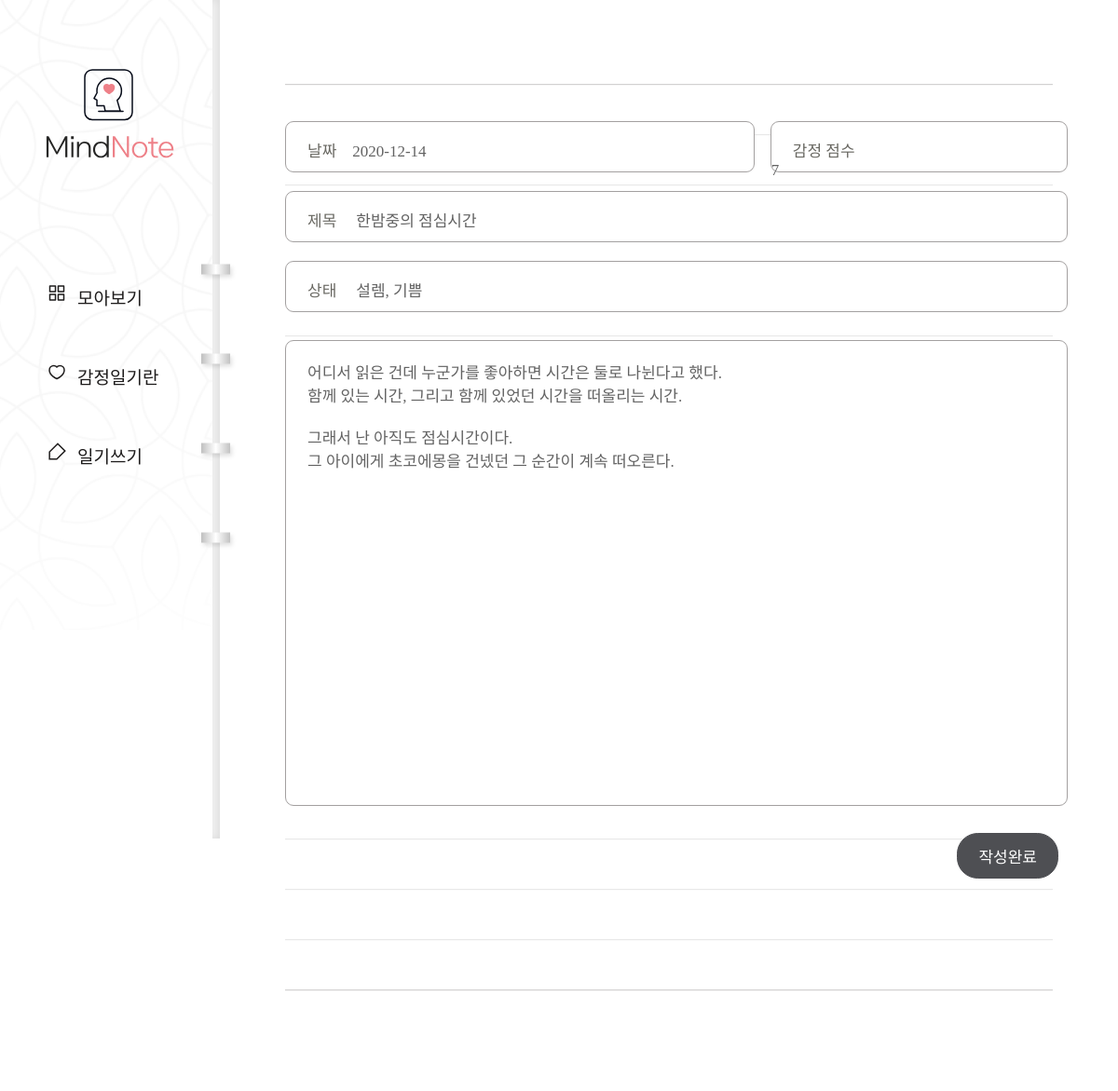
The app's page /diary/page/2/edit/ with its own data.
### diary/models.py (models this page shows, shortened)
class Page(models.Model):
    title = models.CharField(max_length=100, validators=[validate_no_hash])
    content = models.TextField(validators=[validate_no_hash])
    feeling = models.CharField(max_length=80, validators=[validate_no_hash, validate_no_numbers])
    score = models.IntegerField(validators=[validate_score])
    dt_created = models.DateField()

### diary/views.py (the view)
# urls.py: path('diary/page/<int:page_id>/edit/', views.page_update, name='page-update'),
def page_update(request, page_id):
    object = Page.objects.get(id=page_id)
    if request.method == 'POST':
        form = PageForm(request.POST, instance=object)
        if form.is_valid():
            form.save()
            return redirect('page-detail', page_id=object.id)
    else:
        form = PageForm(instance=object)
    return render(request, 'diary/page_form.html', {'form': form})

### diary/forms.py
class PageForm(forms.ModelForm):
    class Meta:
        model = Page
        fields = ['title', 'content', 'feeling', 'score', 'dt_created']

### diary/templates/diary/page_form.html (shortened to what this page needs)
{% extends './base.html' %}
{% block content %}
<div class="wrap-post">
    <form method="post">{% csrf_token %}
        <div class="editor">
            <div class="input input-date"><p>날짜</p>{{form.dt_created}}</div>
            <div class="input input-score">
                <p>감정 점수</p>
                {{form.score}}
            </div>
            <div class="input input-title">
                <p>제목</p>
                {{form.title}}
            </div>
            <div class="input input-state">
                <p>상태</p>
                {{form.feeling}}
            </div>
            {{form.content}}
            <div class="post-btn">
                <input type="submit" value="작성완료">
            </div>
        </div>
    </form>
</div>
{% endblock content %}

### diary/static/diary/css/styles.css (style rules this page uses)
h1,h2,h3,p,a,ul,li { margin: 0; padding: 0; font-family: 'NanumSquare'; list-style: none; text-decoration: none; outline: none; }
html { position: relative; min-height: 100%; margin: 0; }
body { margin: 0; padding: 0; -webkit-font-smoothing: antialiased; -moz-osx-font-smoothing: auto; }
.wrap-post { padding-left: 236px; padding-top: 10px; padding-bottom: 50px; }
form { margin: 0 70px; padding-top: 120px; padding-bottom: 200px; background: url(../image/note-bg.svg) repeat-x center/1535px 974px; }
.editor { overflow: hidden; width: 840px; margin: 0 auto; }
.input { position: relative; height: 55px; margin-bottom: 20px; border: solid 1px #a3a0a0; border-radius: 9px; background: #fff; box-sizing: border-box; }
.input-date { float: left; width: 60%; }
.input-score { float: right; width: 38%; }
.input-title { float: left; width: 100%; }
.input-state { float: left; width: 100%; margin-bottom: 30px; }
.input p { display: inline-block; padding-top: 17px; padding-left: 23px; padding-right: 17px; font-family: 'NanumSquare'; color: #696862; font-size: 17px; }
.input-title input { width: 750px; }
.input-state input { width: 750px; }
input { padding: 0; font-family: 'NanumBarunpen'; color: #636363; font-size: 17px; background-color: transparent; border: none; box-sizing: border-box; }
textarea { width: 100%; height: 500px; padding: 20px 23px 30px 23px; font-family: 'NanumBarunpen'; color: #636363; font-size: 17px; border: solid 1px #a3a0a0; border-radius: 9px; box-sizing: border-box; resize: none; }
input::placeholder,textarea::placeholder { color: #bcbbb6; }
.post-btn { overflow: hidden; margin-top: 25px; }
input[type="submit"] { float: right; padding: 11px 22px; margin-right: 10px; font-family: 'NanumSquare'; color: #fff; font-size: 17px; background-color: #4e4f53; border: solid 1px #4e4f53; border-radius: 22.5px; cursor: pointer; }

### records on screen
Page: dt_created "2020-12-14", score "7", title "한밤중의 점심시간", feeling "설렘, 기쁨", content "어디서 읽은 건데 누군가를 좋아하면 시간은 둘로 나뉜다고 했다. 함께 있는 시간, 그리고 함께 있었던 시간을 떠올리는 시간. 그래서 난 아직도 점심시간이다. 그 아이에게 초코에몽을 건넸던 그 순간이 계속 떠오른다."
